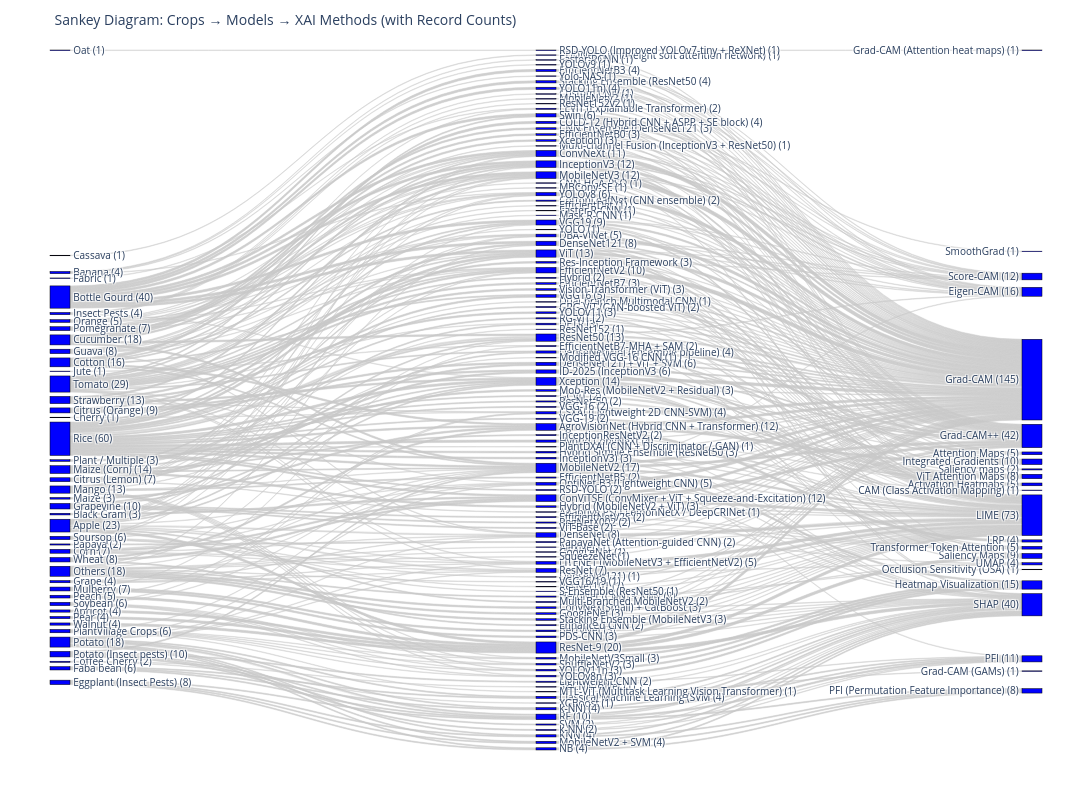

The notebook cell saved with this chart:
### Code cell
# Prepare data for sankey diagram
# Create source and target nodes with counts

# Step 1: Create nodes for each level
crops_nodes = sorted(flow_counts['Crops Name'].unique().tolist())
models_nodes = sorted(flow_counts['Model Type Used'].unique().tolist())
xai_nodes = sorted(flow_counts['XAI Methods Used'].unique().tolist())

# Add labels to distinguish between levels
crops_labeled = [f"{c} ({flow_counts[flow_counts['Crops Name']==c]['count'].sum()})" for c in crops_nodes]
models_labeled = [f"{m} ({flow_counts[flow_counts['Model Type Used']==m]['count'].sum()})" for m in models_nodes]
xai_labeled = [f"{x} ({flow_counts[flow_counts['XAI Methods Used']==x]['count'].sum()})" for x in xai_nodes]

# All nodes in order
all_nodes = crops_labeled + models_labeled + xai_labeled

# Step 2: Create source, target, and value lists for sankey
source_indices = []
target_indices = []
values = []
colors = []

# Create mappings
crop_to_idx = {c: i for i, c in enumerate(crops_labeled)}
model_to_idx = {m: i + len(crops_labeled) for i, m in enumerate(models_labeled)}
xai_to_idx = {x: i + len(crops_labeled) + len(models_labeled) for i, x in enumerate(xai_labeled)}

# Crop to Model links
for _, row in flow_counts.iterrows():
    crop_label = f"{row['Crops Name']} ({flow_counts[flow_counts['Crops Name']==row['Crops Name']]['count'].sum()})"
    model_label = f"{row['Model Type Used']} ({flow_counts[flow_counts['Model Type Used']==row['Model Type Used']]['count'].sum()})"
    
    source_indices.append(crop_to_idx[crop_label])
    target_indices.append(model_to_idx[model_label])
    values.append(row['count'])

# Model to XAI links
for _, row in flow_counts.iterrows():
    model_label = f"{row['Model Type Used']} ({flow_counts[flow_counts['Model Type Used']==row['Model Type Used']]['count'].sum()})"
    xai_label = f"{row['XAI Methods Used']} ({flow_counts[flow_counts['XAI Methods Used']==row['XAI Methods Used']]['count'].sum()})"
    
    source_indices.append(model_to_idx[model_label])
    target_indices.append(xai_to_idx[xai_label])
    values.append(row['count'])

# Create Sankey diagram
fig = go.Figure(data=[go.Sankey(
    node = dict(
        pad = 15,
        thickness = 20,
        line = dict(color = 'black', width = 0.5),
        label = all_nodes,
        color = 'blue'
    ),
    link = dict(
        source = source_indices,
        target = target_indices,
        value = values,
        color = 'rgba(200, 200, 200, 0.4)'
    )
)])

fig.update_layout(
    title_text="Sankey Diagram: Crops → Models → XAI Methods (with Record Counts)",
    font_size=10,
    height=800,
    width=1400,
    margin=dict(l=50, r=50, t=50, b=50)
)

fig.show()

# Save the diagram
output_path = r"C:\Users\kamalesh\OneDrive\Articles\Review Article\4. ExplainableAI\codes\sankey diagram\sankey_diagram.html"
fig.write_html(output_path)
print(f"\nSankey diagram saved at: {output_path}")

### Figure 1 — Plotly figure (JSON) as saved in the notebook; plotly's stock layout.template omitted (floating-point values rounded to 4 significant figures; data arrays with more than 128 entries replaced by an {"elided": "..."} marker saying what was removed)
{"data": [{"link": {"color": "rgba(200, 200, 200, 0.4)", "source": {"elided": "828 int values"}, "target": {"elided": "828 int values"}, "value": {"elided": "828 int values"}}, "node": {"color": "blue", "label": {"elided": "176 str values"}, "line": {"color": "black", "width": 0.5}, "pad": 15, "thickness": 20}, "type": "sankey"}], "layout": {"font": {"size": 10}, "height": 800, "margin": {"b": 50, "l": 50, "r": 50, "t": 50}, "title": {"text": "Sankey Diagram: Crops → Models → XAI Methods (with Record Counts)"}, "width": 1400}}
